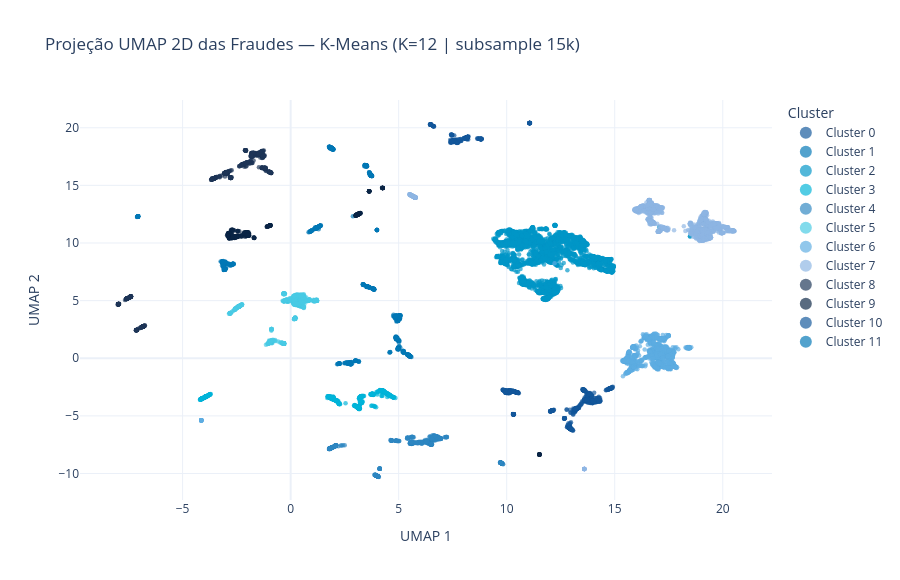

Write notebook code for a chart like this one.
### Code cell
# ==============================================================================
# 5.2b PROJEÇÃO INTERATIVA UMAP 2D (SUBSAMPLE VISUAL DE 15k PONTOS)
# ==============================================================================
fig_umap_2d = plot_clusters_2d_plotly(
    X_umap_2d,
    df_fraude['cluster'],
    titulo=f'Projeção UMAP 2D das Fraudes — K-Means (K={K_ESCOLHIDO} | subsample 15k)',
    hover_df=df_fraude,
    sample_plot=SUBSAMPLE_PLOT_2D,
    random_state=RANDOM_STATE,
    nome_arquivo='06_umap_2d_kmeans.html' if SALVAR_FIGURAS else None,
    save_dir=fig_dir_arg,
)
fig_umap_2d.show()

### Figure 1 — Plotly figure (JSON) as saved in the notebook; plotly's stock layout.template omitted (floating-point values rounded to 4 significant figures; data arrays with more than 128 entries replaced by an {"elided": "..."} marker saying what was removed)
{"data": [{"customdata": {"elided": "737x3 mixed values"}, "hovertemplate": "Cluster=Cluster 0<br>UMAP 1=%{x}<br>UMAP 2=%{y}<br>Ticket_USD=%{customdata[0]}<br>ProductCD=%{customdata[1]}<br>P_emaildomain=%{customdata[2]}<extra></extra>", "legendgroup": "Cluster 0", "marker": {"color": "#13579B", "opacity": 0.68, "size": 4.5, "symbol": "circle"}, "mode": "markers", "name": "Cluster 0", "orientation": "v", "showlegend": true, "type": "scatter", "x": {"elided": "737 float values"}, "xaxis": "x", "y": {"elided": "737 float values"}, "yaxis": "y"}, {"customdata": {"elided": "533x3 mixed values"}, "hovertemplate": "Cluster=Cluster 1<br>UMAP 1=%{x}<br>UMAP 2=%{y}<br>Ticket_USD=%{customdata[0]}<br>ProductCD=%{customdata[1]}<br>P_emaildomain=%{customdata[2]}<extra></extra>", "legendgroup": "Cluster 1", "marker": {"color": "#0077B6", "opacity": 0.68, "size": 4.5, "symbol": "circle"}, "mode": "markers", "name": "Cluster 1", "orientation": "v", "showlegend": true, "type": "scatter", "x": {"elided": "533 float values"}, "xaxis": "x", "y": {"elided": "533 float values"}, "yaxis": "y"}, {"customdata": {"elided": "3710x3 mixed values"}, "hovertemplate": "Cluster=Cluster 2<br>UMAP 1=%{x}<br>UMAP 2=%{y}<br>Ticket_USD=%{customdata[0]}<br>ProductCD=%{customdata[1]}<br>P_emaildomain=%{customdata[2]}<extra></extra>", "legendgroup": "Cluster 2", "marker": {"color": "#0096C7", "opacity": 0.68, "size": 4.5, "symbol": "circle"}, "mode": "markers", "name": "Cluster 2", "orientation": "v", "showlegend": true, "type": "scatter", "x": {"elided": "3710 float values"}, "xaxis": "x", "y": {"elided": "3710 float values"}, "yaxis": "y"}, {"customdata": {"elided": "643x3 mixed values"}, "hovertemplate": "Cluster=Cluster 3<br>UMAP 1=%{x}<br>UMAP 2=%{y}<br>Ticket_USD=%{customdata[0]}<br>ProductCD=%{customdata[1]}<br>P_emaildomain=%{customdata[2]}<extra></extra>", "legendgroup": "Cluster 3", "marker": {"color": "#00B4D8", "opacity": 0.68, "size": 4.5, "symbol": "circle"}, "mode": "markers", "name": "Cluster 3", "orientation": "v", "showlegend": true, "type": "scatter", "x": {"elided": "643 float values"}, "xaxis": "x", "y": {"elided": "643 float values"}, "yaxis": "y"}, {"customdata": {"elided": "606x3 mixed values"}, "hovertemplate": "Cluster=Cluster 4<br>UMAP 1=%{x}<br>UMAP 2=%{y}<br>Ticket_USD=%{customdata[0]}<br>ProductCD=%{customdata[1]}<br>P_emaildomain=%{customdata[2]}<extra></extra>", "legendgroup": "Cluster 4", "marker": {"color": "#2E86C1", "opacity": 0.68, "size": 4.5, "symbol": "circle"}, "mode": "markers", "name": "Cluster 4", "orientation": "v", "showlegend": true, "type": "scatter", "x": {"elided": "606 float values"}, "xaxis": "x", "y": {"elided": "606 float values"}, "yaxis": "y"}, {"customdata": {"elided": "816x3 mixed values"}, "hovertemplate": "Cluster=Cluster 5<br>UMAP 1=%{x}<br>UMAP 2=%{y}<br>Ticket_USD=%{customdata[0]}<br>ProductCD=%{customdata[1]}<br>P_emaildomain=%{customdata[2]}<extra></extra>", "legendgroup": "Cluster 5", "marker": {"color": "#48CAE4", "opacity": 0.68, "size": 4.5, "symbol": "circle"}, "mode": "markers", "name": "Cluster 5", "orientation": "v", "showlegend": true, "type": "scatter", "x": {"elided": "816 float values"}, "xaxis": "x", "y": {"elided": "816 float values"}, "yaxis": "y"}, {"customdata": {"elided": "1420x3 mixed values"}, "hovertemplate": "Cluster=Cluster 6<br>UMAP 1=%{x}<br>UMAP 2=%{y}<br>Ticket_USD=%{customdata[0]}<br>ProductCD=%{customdata[1]}<br>P_emaildomain=%{customdata[2]}<extra></extra>", "legendgroup": "Cluster 6", "marker": {"color": "#5DADE2", "opacity": 0.68, "size": 4.5, "symbol": "circle"}, "mode": "markers", "name": "Cluster 6", "orientation": "v", "showlegend": true, "type": "scatter", "x": {"elided": "1420 float values"}, "xaxis": "x", "y": {"elided": "1420 float values"}, "yaxis": "y"}, {"customdata": {"elided": "1603x3 mixed values"}, "hovertemplate": "Cluster=Cluster 7<br>UMAP 1=%{x}<br>UMAP 2=%{y}<br>Ticket_USD=%{customdata[0]}<br>ProductCD=%{customdata[1]}<br>P_emaildomain=%{customdata[2]}<extra></extra>", "legendgroup": "Cluster 7", "marker": {"color": "#8DB6E3", "opacity": 0.68, "size": 4.5, "symbol": "circle"}, "mode": "markers", "name": "Cluster 7", "orientation": "v", "showlegend": true, "type": "scatter", "x": {"elided": "1603 float values"}, "xaxis": "x", "y": {"elided": "1603 float values"}, "yaxis": "y"}, {"customdata": {"elided": "685x3 mixed values"}, "hovertemplate": "Cluster=Cluster 8<br>UMAP 1=%{x}<br>UMAP 2=%{y}<br>Ticket_USD=%{customdata[0]}<br>ProductCD=%{customdata[1]}<br>P_emaildomain=%{customdata[2]}<extra></extra>", "legendgroup": "Cluster 8", "marker": {"color": "#1D3557", "opacity": 0.68, "size": 4.5, "symbol": "circle"}, "mode": "markers", "name": "Cluster 8", "orientation": "v", "showlegend": true, "type": "scatter", "x": {"elided": "685 float values"}, "xaxis": "x", "y": {"elided": "685 float values"}, "yaxis": "y"}, {"customdata": {"elided": "429x3 mixed values"}, "hovertemplate": "Cluster=Cluster 9<br>UMAP 1=%{x}<br>UMAP 2=%{y}<br>Ticket_USD=%{customdata[0]}<br>ProductCD=%{customdata[1]}<br>P_emaildomain=%{customdata[2]}<extra></extra>", "legendgroup": "Cluster 9", "marker": {"color": "#0B2545", "opacity": 0.68, "size": 4.5, "symbol": "circle"}, "mode": "markers", "name": "Cluster 9", "orientation": "v", "showlegend": true, "type": "scatter", "x": {"elided": "429 float values"}, "xaxis": "x", "y": {"elided": "429 float values"}, "yaxis": "y"}, {"customdata": {"elided": "291x3 mixed values"}, "hovertemplate": "Cluster=Cluster 10<br>UMAP 1=%{x}<br>UMAP 2=%{y}<br>Ticket_USD=%{customdata[0]}<br>ProductCD=%{customdata[1]}<br>P_emaildomain=%{customdata[2]}<extra></extra>", "legendgroup": "Cluster 10", "marker": {"color": "#13579B", "opacity": 0.68, "size": 4.5, "symbol": "circle"}, "mode": "markers", "name": "Cluster 10", "orientation": "v", "showlegend": true, "type": "scatter", "x": {"elided": "291 float values"}, "xaxis": "x", "y": {"elided": "291 float values"}, "yaxis": "y"}, {"customdata": {"elided": "515x3 mixed values"}, "hovertemplate": "Cluster=Cluster 11<br>UMAP 1=%{x}<br>UMAP 2=%{y}<br>Ticket_USD=%{customdata[0]}<br>ProductCD=%{customdata[1]}<br>P_emaildomain=%{customdata[2]}<extra></extra>", "legendgroup": "Cluster 11", "marker": {"color": "#0077B6", "opacity": 0.68, "size": 4.5, "symbol": "circle"}, "mode": "markers", "name": "Cluster 11", "orientation": "v", "showlegend": true, "type": "scatter", "x": {"elided": "515 float values"}, "xaxis": "x", "y": {"elided": "515 float values"}, "yaxis": "y"}], "layout": {"height": 580, "legend": {"itemsizing": "constant", "title": {"text": "Cluster"}, "tracegroupgap": 0}, "title": {"text": "Projeção UMAP 2D das Fraudes — K-Means (K=12 | subsample 15k)"}, "xaxis": {"anchor": "y", "domain": [0, 1], "title": {"text": "UMAP 1"}}, "yaxis": {"anchor": "x", "domain": [0, 1], "title": {"text": "UMAP 2"}}}}
